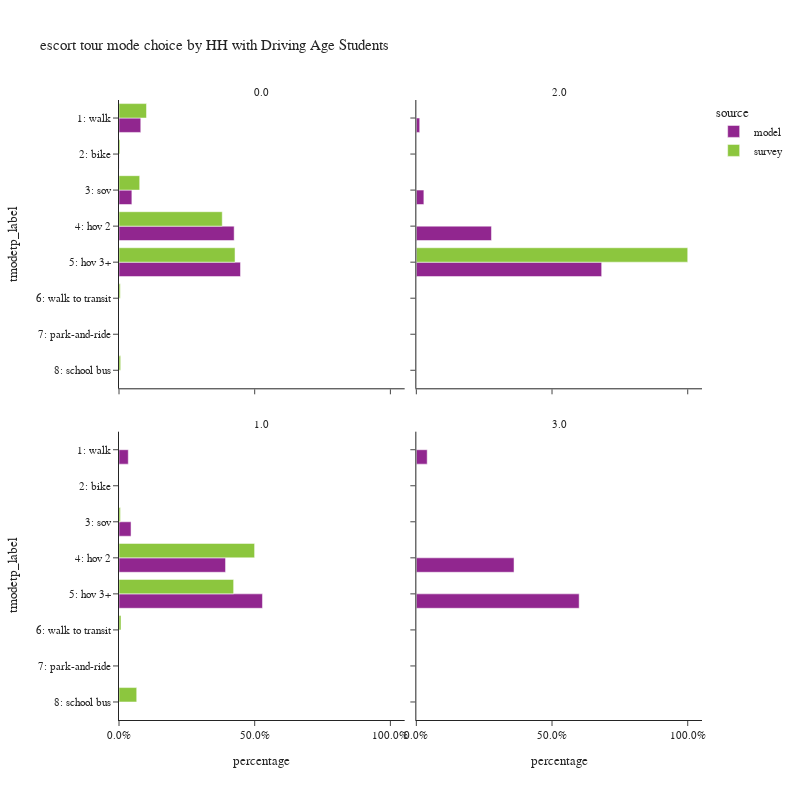

Notebook cell for this chart:
### Code cell
plot_mode_choice(es_tour,
                 "hhhsc",
                 {
                  "tmodetp_label":["1: walk","2: bike","3: sov","4: hov 2","5: hov 3+","6: walk to transit",
                                   "7: park-and-ride","8: school bus","9: other–survey only"]},
                 "HH with Driving Age Students",2,800)

### Figure 1 — Plotly figure (JSON) as saved in the notebook; plotly's stock layout.template omitted (floating-point values rounded to 4 significant figures)
{"data": [{"alignmentgroup": "True", "customdata": [[5358], [25], [3168], [28345], [29904]], "hovertemplate": "source=model<br>hhhsc=0.0<br>percentage=%{x}<br>tmodetp_label=%{y}<br>sample count=%{customdata[0]}<extra></extra>", "legendgroup": "model", "marker": {"color": "#91268F", "pattern": {"shape": ""}}, "name": "model", "offsetgroup": "model", "orientation": "h", "showlegend": true, "textposition": "auto", "type": "bar", "x": [0.08021, 0.0003743, 0.04743, 0.4243, 0.4477], "xaxis": "x3", "y": ["1: walk", "2: bike", "3: sov", "4: hov 2", "5: hov 3+"], "yaxis": "y3"}, {"alignmentgroup": "True", "customdata": [[13], [29], [289], [713]], "hovertemplate": "source=model<br>hhhsc=2.0<br>percentage=%{x}<br>tmodetp_label=%{y}<br>sample count=%{customdata[0]}<extra></extra>", "legendgroup": "model", "marker": {"color": "#91268F", "pattern": {"shape": ""}}, "name": "model", "offsetgroup": "model", "orientation": "h", "showlegend": false, "textposition": "auto", "type": "bar", "x": [0.01245, 0.02778, 0.2768, 0.683], "xaxis": "x4", "y": ["1: walk", "3: sov", "4: hov 2", "5: hov 3+"], "yaxis": "y4"}, {"alignmentgroup": "True", "customdata": [[261], [2], [339], [2999], [4038]], "hovertemplate": "source=model<br>hhhsc=1.0<br>percentage=%{x}<br>tmodetp_label=%{y}<br>sample count=%{customdata[0]}<extra></extra>", "legendgroup": "model", "marker": {"color": "#91268F", "pattern": {"shape": ""}}, "name": "model", "offsetgroup": "model", "orientation": "h", "showlegend": false, "textposition": "auto", "type": "bar", "x": [0.03417, 0.0002618, 0.04438, 0.3926, 0.5286], "xaxis": "x", "y": ["1: walk", "2: bike", "3: sov", "4: hov 2", "5: hov 3+"], "yaxis": "y"}, {"alignmentgroup": "True", "customdata": [[1], [9], [15]], "hovertemplate": "source=model<br>hhhsc=3.0<br>percentage=%{x}<br>tmodetp_label=%{y}<br>sample count=%{customdata[0]}<extra></extra>", "legendgroup": "model", "marker": {"color": "#91268F", "pattern": {"shape": ""}}, "name": "model", "offsetgroup": "model", "orientation": "h", "showlegend": false, "textposition": "auto", "type": "bar", "x": [0.04, 0.36, 0.6], "xaxis": "x2", "y": ["1: walk", "4: hov 2", "5: hov 3+"], "yaxis": "y2"}, {"alignmentgroup": "True", "customdata": [[88], [10], [49], [290], [255], [12], [5]], "hovertemplate": "source=survey<br>hhhsc=0.0<br>percentage=%{x}<br>tmodetp_label=%{y}<br>sample count=%{customdata[0]}<extra></extra>", "legendgroup": "survey", "marker": {"color": "#8CC63E", "pattern": {"shape": ""}}, "name": "survey", "offsetgroup": "survey", "orientation": "h", "showlegend": true, "textposition": "auto", "type": "bar", "x": [0.1014, 0.003672, 0.07623, 0.3804, 0.4275, 0.004671, 0.006118], "xaxis": "x3", "y": ["1: walk", "2: bike", "3: sov", "4: hov 2", "5: hov 3+", "6: walk to transit", "8: school bus"], "yaxis": "y3"}, {"alignmentgroup": "True", "customdata": [[2]], "hovertemplate": "source=survey<br>hhhsc=2.0<br>percentage=%{x}<br>tmodetp_label=%{y}<br>sample count=%{customdata[0]}<extra></extra>", "legendgroup": "survey", "marker": {"color": "#8CC63E", "pattern": {"shape": ""}}, "name": "survey", "offsetgroup": "survey", "orientation": "h", "showlegend": false, "textposition": "auto", "type": "bar", "x": [1.0], "xaxis": "x4", "y": ["5: hov 3+"], "yaxis": "y4"}, {"alignmentgroup": "True", "customdata": [[1], [20], [9], [1], [1]], "hovertemplate": "source=survey<br>hhhsc=1.0<br>percentage=%{x}<br>tmodetp_label=%{y}<br>sample count=%{customdata[0]}<extra></extra>", "legendgroup": "survey", "marker": {"color": "#8CC63E", "pattern": {"shape": ""}}, "name": "survey", "offsetgroup": "survey", "orientation": "h", "showlegend": false, "textposition": "auto", "type": "bar", "x": [0.005312, 0.4997, 0.4224, 0.007382, 0.06525], "xaxis": "x", "y": ["3: sov", "4: hov 2", "5: hov 3+", "6: walk to transit", "8: school bus"], "yaxis": "y"}], "layout": {"annotations": [{"font": {}, "showarrow": false, "text": "1.0", "x": 0.245, "xanchor": "center", "xref": "paper", "y": 0.465, "yanchor": "bottom", "yref": "paper"}, {"font": {}, "showarrow": false, "text": "3.0", "x": 0.755, "xanchor": "center", "xref": "paper", "y": 0.465, "yanchor": "bottom", "yref": "paper"}, {"font": {}, "showarrow": false, "text": "0.0", "x": 0.245, "xanchor": "center", "xref": "paper", "y": 1.0, "yanchor": "bottom", "yref": "paper"}, {"font": {}, "showarrow": false, "text": "2.0", "x": 0.755, "xanchor": "center", "xref": "paper", "y": 1.0, "yanchor": "bottom", "yref": "paper"}], "barmode": "group", "height": 800, "legend": {"title": {"text": "source"}, "tracegroupgap": 0}, "title": {"text": "escort tour mode choice by HH with Driving Age Students"}, "width": 800, "xaxis": {"anchor": "y", "domain": [0.0, 0.49], "tickformat": ".1%", "title": {"text": "percentage"}}, "xaxis2": {"anchor": "y2", "domain": [0.51, 1.0], "matches": "x", "tickformat": ".1%", "title": {"text": "percentage"}}, "xaxis3": {"anchor": "y3", "domain": [0.0, 0.49], "matches": "x", "showticklabels": false, "tickformat": ".1%"}, "xaxis4": {"anchor": "y4", "domain": [0.51, 1.0], "matches": "x", "showticklabels": false, "tickformat": ".1%"}, "yaxis": {"anchor": "x", "categoryarray": ["9: other–survey only", "8: school bus", "7: park-and-ride", "6: walk to transit", "5: hov 3+", "4: hov 2", "3: sov", "2: bike", "1: walk"], "categoryorder": "array", "domain": [0.0, 0.465], "title": {"text": "tmodetp_label"}}, "yaxis2": {"anchor": "x2", "domain": [0.0, 0.465], "matches": "y", "showticklabels": false}, "yaxis3": {"anchor": "x3", "categoryarray": ["9: other–survey only", "8: school bus", "7: park-and-ride", "6: walk to transit", "5: hov 3+", "4: hov 2", "3: sov", "2: bike", "1: walk"], "categoryorder": "array", "domain": [0.535, 1.0], "matches": "y", "title": {"text": "tmodetp_label"}}, "yaxis4": {"anchor": "x4", "domain": [0.535, 1.0], "matches": "y", "showticklabels": false}}}
